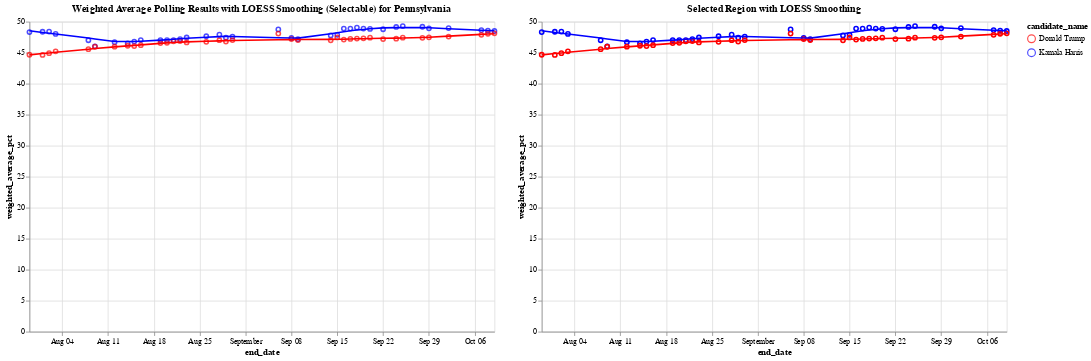

The code cell stored with this chart in its notebook:
### Code cell
# Define the color scale for the two candidates
color_scale = alt.Scale(domain=['Donald Trump', 'Kamala Harris'], range=['red', 'blue'])

# Step 1: Create a selection brush for the horizontal axis (end_date)
brush = alt.selection_interval(encodings=['x'])  # Brush selection on the x-axis

# Step 2: Create the base chart with points and LOESS smoothing (Chart 1)
base = alt.Chart(df_weighted_averages).mark_point().encode(
    x='end_date:T',
    y='weighted_average_pct:Q',
    color=alt.Color('candidate_name:N', scale=color_scale)
)

loess = base.transform_loess(
    'end_date', 'weighted_average_pct', groupby=['candidate_name'], bandwidth=0.3
).mark_line()

chart1 = (base + loess).add_params(
    brush  # Add the brush selection to Chart 1
).properties(
    title='Weighted Average Polling Results with LOESS Smoothing (Selectable) for Pennsylvania',
    width=600,
    height=400
)

# Step 3: Create the side-by-side chart that will show the selected region with tooltip

# Apply the same selection filter to both points and LOESS in chart2
selected_points = base.encode(
    opacity=alt.condition(brush, alt.value(1), alt.value(0)),  # Highlight only selected points
    tooltip=['end_date:T', 'candidate_name:N', 'weighted_average_pct:Q']  # Add tooltip for points
).transform_filter(
    brush  # Filter by brush selection
)

# Apply LOESS smoothing for the selected range
selected_loess = alt.Chart(df_weighted_averages).transform_loess(
    'end_date', 'weighted_average_pct', groupby=['candidate_name'], bandwidth=0.3
).mark_line().encode(
    x='end_date:T',
    y='weighted_average_pct:Q',
    color=alt.Color('candidate_name:N', scale=color_scale),
    tooltip=['end_date:T', 'candidate_name:N', 'weighted_average_pct:Q']
).transform_filter(
    brush  # Filter the LOESS line by the brush selection
)

# Combine selected points and LOESS for the second chart
chart2 = (selected_points + selected_loess).properties(
    title='Selected Region with LOESS Smoothing',
    width=600,
    height=400
)

# Combine the two charts side by side
final_chart = alt.hconcat(chart1, chart2)

# Display the final chart
final_chart.show()

### Figure 1 — Vega-Lite specification as saved in the notebook (floating-point values rounded to 4 significant figures)
{"config": {"view": {"continuousWidth": 300, "continuousHeight": 300}}, "hconcat": [{"layer": [{"mark": {"type": "point"}, "encoding": {"color": {"field": "candidate_name", "scale": {"domain": ["Donald Trump", "Kamala Harris"], "range": ["red", "blue"]}, "type": "nominal"}, "x": {"field": "end_date", "type": "temporal"}, "y": {"field": "weighted_average_pct", "type": "quantitative"}}, "name": "view_16"}, {"mark": {"type": "line"}, "encoding": {"color": {"field": "candidate_name", "scale": {"domain": ["Donald Trump", "Kamala Harris"], "range": ["red", "blue"]}, "type": "nominal"}, "x": {"field": "end_date", "type": "temporal"}, "y": {"field": "weighted_average_pct", "type": "quantitative"}}, "transform": [{"loess": "weighted_average_pct", "on": "end_date", "bandwidth": 0.3, "groupby": ["candidate_name"]}]}], "height": 400, "title": "Weighted Average Polling Results with LOESS Smoothing (Selectable) for Pennsylvania", "width": 600}, {"layer": [{"mark": {"type": "point"}, "encoding": {"color": {"field": "candidate_name", "scale": {"domain": ["Donald Trump", "Kamala Harris"], "range": ["red", "blue"]}, "type": "nominal"}, "opacity": {"condition": {"param": "param_16", "value": 1}, "value": 0}, "tooltip": [{"field": "end_date", "type": "temporal"}, {"field": "candidate_name", "type": "nominal"}, {"field": "weighted_average_pct", "type": "quantitative"}], "x": {"field": "end_date", "type": "temporal"}, "y": {"field": "weighted_average_pct", "type": "quantitative"}}, "transform": [{"filter": {"param": "param_16"}}]}, {"mark": {"type": "line"}, "encoding": {"color": {"field": "candidate_name", "scale": {"domain": ["Donald Trump", "Kamala Harris"], "range": ["red", "blue"]}, "type": "nominal"}, "tooltip": [{"field": "end_date", "type": "temporal"}, {"field": "candidate_name", "type": "nominal"}, {"field": "weighted_average_pct", "type": "quantitative"}], "x": {"field": "end_date", "type": "temporal"}, "y": {"field": "weighted_average_pct", "type": "quantitative"}}, "transform": [{"loess": "weighted_average_pct", "on": "end_date", "bandwidth": 0.3, "groupby": ["candidate_name"]}, {"filter": {"param": "param_16"}}]}], "height": 400, "title": "Selected Region with LOESS Smoothing", "width": 600}], "data": {"name": "data-df56190d6074a1d32c3631633baf61e6"}, "params": [{"name": "param_16", "select": {"type": "interval", "encodings": ["x"]}, "views": ["view_16"]}], "$schema": "https://vega.github.io/schema/vega-lite/v5.20.1.json", "datasets": {"data-df56190d6074a1d32c3631633baf61e6": [{"end_date": "2024-10-09T00:00:00", "candidate_id": 16661, "candidate_name": "Kamala Harris", "weighted_average_pct": 48.5}, {"end_date": "2024-10-09T00:00:00", "candidate_id": 16651, "candidate_name": "Donald Trump", "weighted_average_pct": 48.13}, {"end_date": "2024-10-08T00:00:00", "candidate_id": 16661, "candidate_name": "Kamala Harris", "weighted_average_pct": 48.56}, {"end_date": "2024-10-08T00:00:00", "candidate_id": 16651, "candidate_name": "Donald Trump", "weighted_average_pct": 48.05}, {"end_date": "2024-10-07T00:00:00", "candidate_id": 16661, "candidate_name": "Kamala Harris", "weighted_average_pct": 48.65}, {"end_date": "2024-10-07T00:00:00", "candidate_id": 16651, "candidate_name": "Donald Trump", "weighted_average_pct": 47.88}, {"end_date": "2024-10-02T00:00:00", "candidate_id": 16661, "candidate_name": "Kamala Harris", "weighted_average_pct": 48.97}, {"end_date": "2024-10-02T00:00:00", "candidate_id": 16651, "candidate_name": "Donald Trump", "weighted_average_pct": 47.6}, {"end_date": "2024-09-29T00:00:00", "candidate_id": 16661, "candidate_name": "Kamala Harris", "weighted_average_pct": 48.94}, {"end_date": "2024-09-29T00:00:00", "candidate_id": 16651, "candidate_name": "Donald Trump", "weighted_average_pct": 47.48}, {"end_date": "2024-09-28T00:00:00", "candidate_id": 16661, "candidate_name": "Kamala Harris", "weighted_average_pct": 49.18}, {"end_date": "2024-09-28T00:00:00", "candidate_id": 16651, "candidate_name": "Donald Trump", "weighted_average_pct": 47.41}, {"end_date": "2024-09-25T00:00:00", "candidate_id": 16661, "candidate_name": "Kamala Harris", "weighted_average_pct": 49.3}, {"end_date": "2024-09-25T00:00:00", "candidate_id": 16651, "candidate_name": "Donald Trump", "weighted_average_pct": 47.43}, {"end_date": "2024-09-24T00:00:00", "candidate_id": 16661, "candidate_name": "Kamala Harris", "weighted_average_pct": 49.15}, {"end_date": "2024-09-24T00:00:00", "candidate_id": 16651, "candidate_name": "Donald Trump", "weighted_average_pct": 47.26}, {"end_date": "2024-09-22T00:00:00", "candidate_id": 16661, "candidate_name": "Kamala Harris", "weighted_average_pct": 48.78}, {"end_date": "2024-09-22T00:00:00", "candidate_id": 16651, "candidate_name": "Donald Trump", "weighted_average_pct": 47.2}, {"end_date": "2024-09-20T00:00:00", "candidate_id": 16661, "candidate_name": "Kamala Harris", "weighted_average_pct": 48.83}, {"end_date": "2024-09-20T00:00:00", "candidate_id": 16651, "candidate_name": "Donald Trump", "weighted_average_pct": 47.42}, {"end_date": "2024-09-19T00:00:00", "candidate_id": 16661, "candidate_name": "Kamala Harris", "weighted_average_pct": 48.9}, {"end_date": "2024-09-19T00:00:00", "candidate_id": 16651, "candidate_name": "Donald Trump", "weighted_average_pct": 47.32}, {"end_date": "2024-09-18T00:00:00", "candidate_id": 16661, "candidate_name": "Kamala Harris", "weighted_average_pct": 49.05}, {"end_date": "2024-09-18T00:00:00", "candidate_id": 16651, "candidate_name": "Donald Trump", "weighted_average_pct": 47.28}, {"end_date": "2024-09-17T00:00:00", "candidate_id": 16661, "candidate_name": "Kamala Harris", "weighted_average_pct": 48.89}, {"end_date": "2024-09-17T00:00:00", "candidate_id": 16651, "candidate_name": "Donald Trump", "weighted_average_pct": 47.22}, {"end_date": "2024-09-16T00:00:00", "candidate_id": 16661, "candidate_name": "Kamala Harris", "weighted_average_pct": 48.9}, {"end_date": "2024-09-16T00:00:00", "candidate_id": 16651, "candidate_name": "Donald Trump", "weighted_average_pct": 47.12}, {"end_date": "2024-09-15T00:00:00", "candidate_id": 16661, "candidate_name": "Kamala Harris", "weighted_average_pct": 47.89}, {"end_date": "2024-09-15T00:00:00", "candidate_id": 16651, "candidate_name": "Donald Trump", "weighted_average_pct": 47.46}, {"end_date": "2024-09-14T00:00:00", "candidate_id": 16661, "candidate_name": "Kamala Harris", "weighted_average_pct": 47.79}, {"end_date": "2024-09-14T00:00:00", "candidate_id": 16651, "candidate_name": "Donald Trump", "weighted_average_pct": 46.99}, {"end_date": "2024-09-09T00:00:00", "candidate_id": 16661, "candidate_name": "Kamala Harris", "weighted_average_pct": 47.17}, {"end_date": "2024-09-09T00:00:00", "candidate_id": 16651, "candidate_name": "Donald Trump", "weighted_average_pct": 47.05}, {"end_date": "2024-09-08T00:00:00", "candidate_id": 16661, "candidate_name": "Kamala Harris", "weighted_average_pct": 47.37}, {"end_date": "2024-09-08T00:00:00", "candidate_id": 16651, "candidate_name": "Donald Trump", "weighted_average_pct": 47.2}, {"end_date": "2024-09-06T00:00:00", "candidate_id": 16661, "candidate_name": "Kamala Harris", "weighted_average_pct": 48.76}, {"end_date": "2024-09-06T00:00:00", "candidate_id": 16651, "candidate_name": "Donald Trump", "weighted_average_pct": 48.08}, {"end_date": "2024-08-30T00:00:00", "candidate_id": 16661, "candidate_name": "Kamala Harris", "weighted_average_pct": 47.59}, {"end_date": "2024-08-30T00:00:00", "candidate_id": 16651, "candidate_name": "Donald Trump", "weighted_average_pct": 47.04}, {"end_date": "2024-08-29T00:00:00", "candidate_id": 16661, "candidate_name": "Kamala Harris", "weighted_average_pct": 47.42}, {"end_date": "2024-08-29T00:00:00", "candidate_id": 16651, "candidate_name": "Donald Trump", "weighted_average_pct": 46.8}, {"end_date": "2024-08-28T00:00:00", "candidate_id": 16661, "candidate_name": "Kamala Harris", "weighted_average_pct": 47.91}, {"end_date": "2024-08-28T00:00:00", "candidate_id": 16651, "candidate_name": "Donald Trump", "weighted_average_pct": 47.01}, {"end_date": "2024-08-26T00:00:00", "candidate_id": 16661, "candidate_name": "Kamala Harris", "weighted_average_pct": 47.65}, {"end_date": "2024-08-26T00:00:00", "candidate_id": 16651, "candidate_name": "Donald Trump", "weighted_average_pct": 46.76}, {"end_date": "2024-08-23T00:00:00", "candidate_id": 16661, "candidate_name": "Kamala Harris", "weighted_average_pct": 47.45}, {"end_date": "2024-08-23T00:00:00", "candidate_id": 16651, "candidate_name": "Donald Trump", "weighted_average_pct": 46.65}, {"end_date": "2024-08-22T00:00:00", "candidate_id": 16661, "candidate_name": "Kamala Harris", "weighted_average_pct": 47.19}, {"end_date": "2024-08-22T00:00:00", "candidate_id": 16651, "candidate_name": "Donald Trump", "weighted_average_pct": 46.88}, {"end_date": "2024-08-21T00:00:00", "candidate_id": 16661, "candidate_name": "Kamala Harris", "weighted_average_pct": 47.02}, {"end_date": "2024-08-21T00:00:00", "candidate_id": 16651, "candidate_name": "Donald Trump", "weighted_average_pct": 46.83}, {"end_date": "2024-08-20T00:00:00", "candidate_id": 16661, "candidate_name": "Kamala Harris", "weighted_average_pct": 47.02}, {"end_date": "2024-08-20T00:00:00", "candidate_id": 16651, "candidate_name": "Donald Trump", "weighted_average_pct": 46.6}, {"end_date": "2024-08-19T00:00:00", "candidate_id": 16661, "candidate_name": "Kamala Harris", "weighted_average_pct": 47.02}, {"end_date": "2024-08-19T00:00:00", "candidate_id": 16651, "candidate_name": "Donald Trump", "weighted_average_pct": 46.55}, {"end_date": "2024-08-16T00:00:00", "candidate_id": 16661, "candidate_name": "Kamala Harris", "weighted_average_pct": 47.04}, {"end_date": "2024-08-16T00:00:00", "candidate_id": 16651, "candidate_name": "Donald Trump", "weighted_average_pct": 46.22}, {"end_date": "2024-08-15T00:00:00", "candidate_id": 16661, "candidate_name": "Kamala Harris", "weighted_average_pct": 46.79}, {"end_date": "2024-08-15T00:00:00", "candidate_id": 16651, "candidate_name": "Donald Trump", "weighted_average_pct": 46.07}, {"end_date": "2024-08-14T00:00:00", "candidate_id": 16661, "candidate_name": "Kamala Harris", "weighted_average_pct": 46.48}, {"end_date": "2024-08-14T00:00:00", "candidate_id": 16651, "candidate_name": "Donald Trump", "weighted_average_pct": 46.12}, {"end_date": "2024-08-12T00:00:00", "candidate_id": 16661, "candidate_name": "Kamala Harris", "weighted_average_pct": 46.69}, {"end_date": "2024-08-12T00:00:00", "candidate_id": 16651, "candidate_name": "Donald Trump", "weighted_average_pct": 45.96}, {"end_date": "2024-08-09T00:00:00", "candidate_id": 16661, "candidate_name": "Kamala Harris", "weighted_average_pct": 46.03}, {"end_date": "2024-08-09T00:00:00", "candidate_id": 16651, "candidate_name": "Donald Trump", "weighted_average_pct": 45.96}, {"end_date": "2024-08-08T00:00:00", "candidate_id": 16661, "candidate_name": "Kamala Harris", "weighted_average_pct": 47.0}, {"end_date": "2024-08-08T00:00:00", "candidate_id": 16651, "candidate_name": "Donald Trump", "weighted_average_pct": 45.57}, {"end_date": "2024-08-03T00:00:00", "candidate_id": 16661, "candidate_name": "Kamala Harris", "weighted_average_pct": 48.04}, {"end_date": "2024-08-03T00:00:00", "candidate_id": 16651, "candidate_name": "Donald Trump", "weighted_average_pct": 45.23}, {"end_date": "2024-08-02T00:00:00", "candidate_id": 16661, "candidate_name": "Kamala Harris", "weighted_average_pct": 48.4}, {"end_date": "2024-08-02T00:00:00", "candidate_id": 16651, "candidate_name": "Donald Trump", "weighted_average_pct": 44.92}, {"end_date": "2024-08-01T00:00:00", "candidate_id": 16661, "candidate_name": "Kamala Harris", "weighted_average_pct": 48.38}, {"end_date": "2024-08-01T00:00:00", "candidate_id": 16651, "candidate_name": "Donald Trump", "weighted_average_pct": 44.64}, {"end_date": "2024-07-30T00:00:00", "candidate_id": 16661, "candidate_name": "Kamala Harris", "weighted_average_pct": 48.33}, {"end_date": "2024-07-30T00:00:00", "candidate_id": 16651, "candidate_name": "Donald Trump", "weighted_average_pct": 44.67}, {"end_date": "2024-07-29T00:00:00", "candidate_id": 16661, "candidate_name": "Kamala Harris", "weighted_average_pct": null}, {"end_date": "2024-07-29T00:00:00", "candidate_id": 16651, "candidate_name": "Donald Trump", "weighted_average_pct": null}, {"end_date": "2024-07-28T00:00:00", "candidate_id": 16661, "candidate_name": "Kamala Harris", "weighted_average_pct": null}, {"end_date": "2024-07-28T00:00:00", "candidate_id": 16651, "candidate_name": "Donald Trump", "weighted_average_pct": null}]}}
